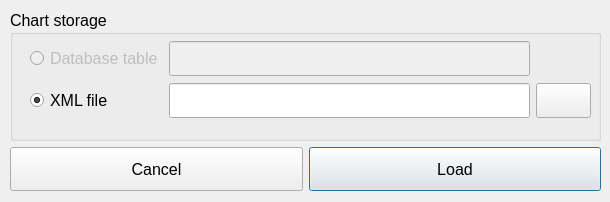
<?xml version="1.0" encoding="UTF-8"?>
<ui version="4.0">
 <class>LoadChartTableDialog</class>
 <widget class="QDialog" name="LoadChartTableDialog">
  <property name="windowModality">
   <enum>Qt::WindowModal</enum>
  </property>
  <property name="geometry">
   <rect>
    <x>0</x>
    <y>0</y>
    <width>610</width>
    <height>202</height>
   </rect>
  </property>
  <property name="windowTitle">
   <string>Dialog</string>
  </property>
  <property name="modal">
   <bool>true</bool>
  </property>
  <widget class="QWidget" name="gridLayoutWidget">
   <property name="geometry">
    <rect>
     <x>10</x>
     <y>10</y>
     <width>591</width>
     <height>181</height>
    </rect>
   </property>
   <layout class="QGridLayout" name="gridLayout" rowstretch="3,1" rowminimumheight="0,0">
    <item row="0" column="0">
     <widget class="QGroupBox" name="groupBox">
      <property name="font">
       <font>
        <pointsize>12</pointsize>
       </font>
      </property>
      <property name="title">
       <string>Chart storage</string>
      </property>
      <widget class="QWidget" name="gridLayoutWidget_2">
       <property name="geometry">
        <rect>
         <x>20</x>
         <y>30</y>
         <width>561</width>
         <height>81</height>
        </rect>
       </property>
       <layout class="QGridLayout" name="gridLayout_2" rowstretch="0,0,0" columnstretch="1,0,0">
        <item row="2" column="1">
         <widget class="QLineEdit" name="fileNameLineEdit">
          <property name="minimumSize">
           <size>
            <width>0</width>
            <height>35</height>
           </size>
          </property>
          <property name="font">
           <font>
            <pointsize>12</pointsize>
           </font>
          </property>
          <property name="focusPolicy">
           <enum>Qt::StrongFocus</enum>
          </property>
         </widget>
        </item>
        <item row="2" column="2">
         <widget class="QPushButton" name="browseFileButton">
          <property name="enabled">
           <bool>true</bool>
          </property>
          <property name="sizePolicy">
           <sizepolicy hsizetype="Minimum" vsizetype="Fixed">
            <horstretch>0</horstretch>
            <verstretch>0</verstretch>
           </sizepolicy>
          </property>
          <property name="minimumSize">
           <size>
            <width>55</width>
            <height>35</height>
           </size>
          </property>
          <property name="font">
           <font>
            <pointsize>12</pointsize>
           </font>
          </property>
          <property name="toolTip">
           <string>Browse files</string>
          </property>
          <property name="text">
           <string/>
          </property>
          <property name="icon">
           <iconset resource="../../src/resources/resources.qrc">
            <normaloff>:/fileopen.png</normaloff>:/fileopen.png</iconset>
          </property>
          <property name="iconSize">
           <size>
            <width>24</width>
            <height>24</height>
           </size>
          </property>
         </widget>
        </item>
        <item row="2" column="0">
         <widget class="QRadioButton" name="radioButtonFile">
          <property name="sizePolicy">
           <sizepolicy hsizetype="Fixed" vsizetype="Fixed">
            <horstretch>0</horstretch>
            <verstretch>0</verstretch>
           </sizepolicy>
          </property>
          <property name="text">
           <string>XML file</string>
          </property>
          <property name="checked">
           <bool>true</bool>
          </property>
         </widget>
        </item>
        <item row="1" column="0">
         <widget class="QRadioButton" name="radioButtonDB">
          <property name="enabled">
           <bool>false</bool>
          </property>
          <property name="sizePolicy">
           <sizepolicy hsizetype="Fixed" vsizetype="Fixed">
            <horstretch>0</horstretch>
            <verstretch>0</verstretch>
           </sizepolicy>
          </property>
          <property name="text">
           <string>Database table</string>
          </property>
          <property name="checked">
           <bool>false</bool>
          </property>
         </widget>
        </item>
        <item row="1" column="1">
         <widget class="QLineEdit" name="DBTableNameLineEdit">
          <property name="enabled">
           <bool>false</bool>
          </property>
          <property name="minimumSize">
           <size>
            <width>0</width>
            <height>35</height>
           </size>
          </property>
         </widget>
        </item>
       </layout>
      </widget>
     </widget>
    </item>
    <item row="1" column="0">
     <layout class="QHBoxLayout" name="horizontalLayout">
      <item>
       <widget class="QPushButton" name="cancelButton">
        <property name="sizePolicy">
         <sizepolicy hsizetype="Preferred" vsizetype="Preferred">
          <horstretch>0</horstretch>
          <verstretch>0</verstretch>
         </sizepolicy>
        </property>
        <property name="font">
         <font>
          <pointsize>12</pointsize>
         </font>
        </property>
        <property name="text">
         <string>Cancel</string>
        </property>
       </widget>
      </item>
      <item>
       <widget class="QPushButton" name="loadButton">
        <property name="sizePolicy">
         <sizepolicy hsizetype="Minimum" vsizetype="Preferred">
          <horstretch>0</horstretch>
          <verstretch>0</verstretch>
         </sizepolicy>
        </property>
        <property name="font">
         <font>
          <pointsize>12</pointsize>
         </font>
        </property>
        <property name="text">
         <string>Load</string>
        </property>
        <property name="default">
         <bool>true</bool>
        </property>
       </widget>
      </item>
     </layout>
    </item>
   </layout>
  </widget>
 </widget>
 <resources>
  <include location="../../src/resources/resources.qrc"/>
 </resources>
 <connections/>
</ui>
